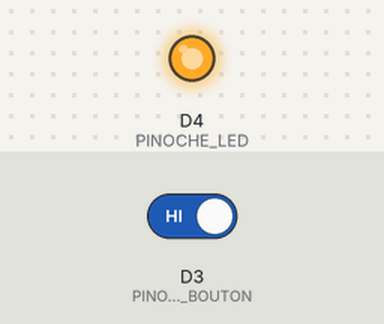
Simulated run of this sketch. Board: ESP8266 (NodeMCU). Parts: output pins drawn as LEDs (lit = HIGH). Inputs (shaded band) come from the test bench; at power-on: D3 (PINOCHE_BOUTON) HIGH.

Above: at 1.2 s.
1.3 s: D3 (PINOCHE_BOUTON) driven LOW
At 1.6 s:
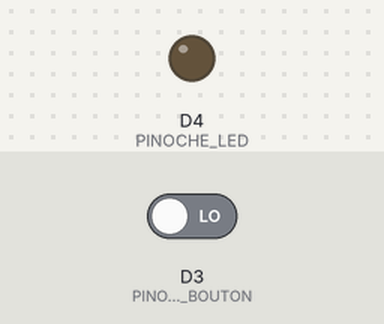
2.8 s: D3 (PINOCHE_BOUTON) driven HIGH
At 3.9 s:
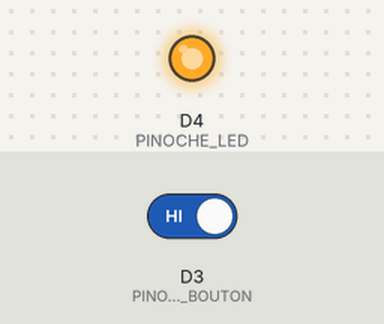
Timing chart, 0 to 5.8 s (numbered marks = the images above; inputs shaded):
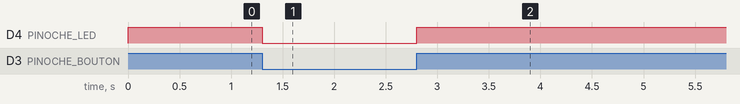

Measured:
- after the input at 1.3 s, D4 (PINOCHE_LED): HIGH → LOW at once
- after the input at 2.8 s, D4 (PINOCHE_LED): LOW → HIGH at once

The sketch:

03-TestMinimalMulti.ino
```cpp
// (licence header left out)
#define NODE_MCU                                            // ESP8266 version NODE MCU (sinon, version D1 Mini)
#ifdef NODE_MCU
    #define PINOCHE_BOUTON D3                               // Entrée ESP du bouton
    #define PINOCHE_LED D4                                  // Sortie ESP de la LED
    #define BOUTON_MODE INPUT                               // Mode de la pinoche du bouton
#else
    #define PINOCHE_BOUTON D1                               // Entrée ESP du bouton
    #define PINOCHE_LED D8                                  // Sortie ESP de la LED
    #define BOUTON_MODE INPUT_PULLUP                        // Mode de la pinoche du bouton (qui n'a pas de résistance de  tirage)
#endif
#define BOUTON_RELACHE HIGH                                 // Le bouton est relâché
#define BOUTON_POUSSE LOW                                   // Le bouton est poussé
#define ALLUME_LED LOW                                      // LED allumée à l'état BAS
#define ETEINS_LED HIGH                                     // LED éteinte à l'état HAUT

// Initialisation au lancement du programme
void setup() {
    digitalWrite(PINOCHE_LED, ETEINS_LED);                  // Éteins la LED
    pinMode(PINOCHE_LED, OUTPUT);                           // Définit la pinoche de la LED en sortie
    pinMode(PINOCHE_BOUTON, BOUTON_MODE);                   // Définit la pinoche du bouton en entrée, avec tirage à l'état haut
}

// Boucle permanente
void loop() {
    // Aligne l'état de la LED avec celui du bouton
    if (digitalRead(PINOCHE_BOUTON) == BOUTON_POUSSE) {     // Si le bouton est pressé
        digitalWrite(PINOCHE_LED, ALLUME_LED);              // Allume la LED
    } else {                                                // Sinon, le bouton est relâché
        digitalWrite(PINOCHE_LED, ETEINS_LED);              // Éteins la LED
    }
}
```
